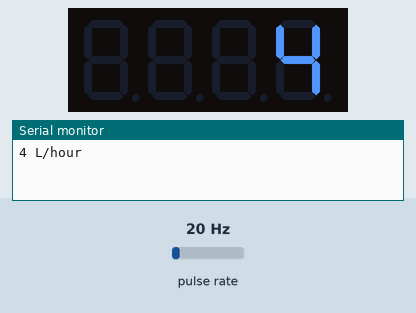
Simulated run of this sketch. Board: Arduino Uno, built with avr-gcc and run on an emulated ATmega328P. Parts: 4-digit seven-segment display, the last lines printed to the serial monitor. Wiring (inferred from the names in the program): pulse sensor: data pin 2. Inputs (shaded band) come from the test bench; at power-on: pulse rate 20 Hz.

Above: at 1.6 s.
1.7 s: pulse rate (sensor on pin 2) set to 4 Hz
At 4.2 s:
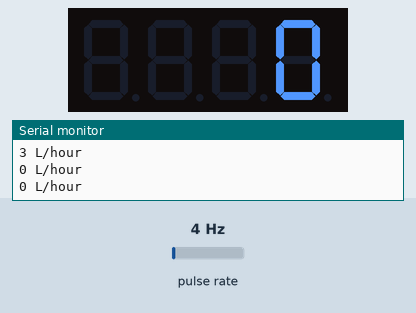
4.5 s: pulse rate (sensor on pin 2) set to 50 Hz
At 6.8 s:
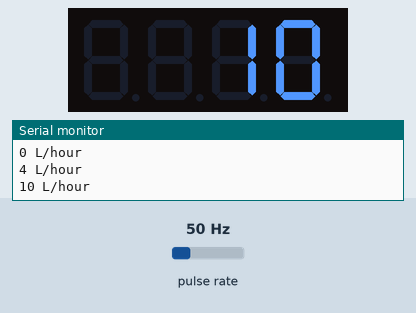
7.5 s: pulse rate (sensor on pin 2) set to 100 Hz
At 10.7 s:
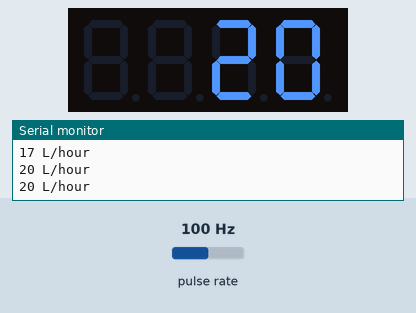
Timing chart, 0 to 12.2 s (numbered marks = the images above; inputs shaded):
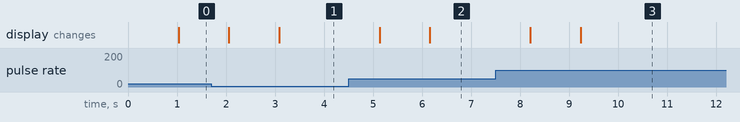

The sketch:

str_mm_ler.ino
```cpp
#include "TM1637.h"

volatile int NbTopsFan; //measuring the rising edges of the signal
int flowRate;
int flowSensor = 2;

const int CLK = 7;
const int DIO = 8;
TM1637 tm1637(CLK, DIO);

// the flow sensor sends a signal at certain rotations of the internal wheel
// rpm() interrupts and counts each time the flow sensor sends a signal
void rpm ()
{
  NbTopsFan++;
}

void setup() //
{
  pinMode(flowSensor, INPUT);
  Serial.begin(9600);
  attachInterrupt(0, rpm, RISING); // Interrupts when the input raises

  tm1637.init();
  tm1637.set(BRIGHT_TYPICAL);
}

void loop ()
{
  NbTopsFan = 0;   //Set NbTops to 0 ready for calculations
  sei();      //Enables interrupts
  delay (1000);
  cli();      //Disable interrupts
  flowRate = (NbTopsFan / 5); //flow rate in L/hour. The constant 5 is based on experiments
  Serial.print (flowRate, DEC);
  Serial.print (" L/hour\r\n");

  tm1637.displayNum(flowRate); // Displays the flow on the screen
}
```

Measured:
- after the input at 1.7 s, the display: first changes after 0.36 s (image 1 shows a later state)
- after the input at 4.5 s, the display: first changes after 0.63 s (image 2 shows a later state)
- after the input at 7.5 s, the display: first changes after 0.71 s (image 3 shows a later state)
